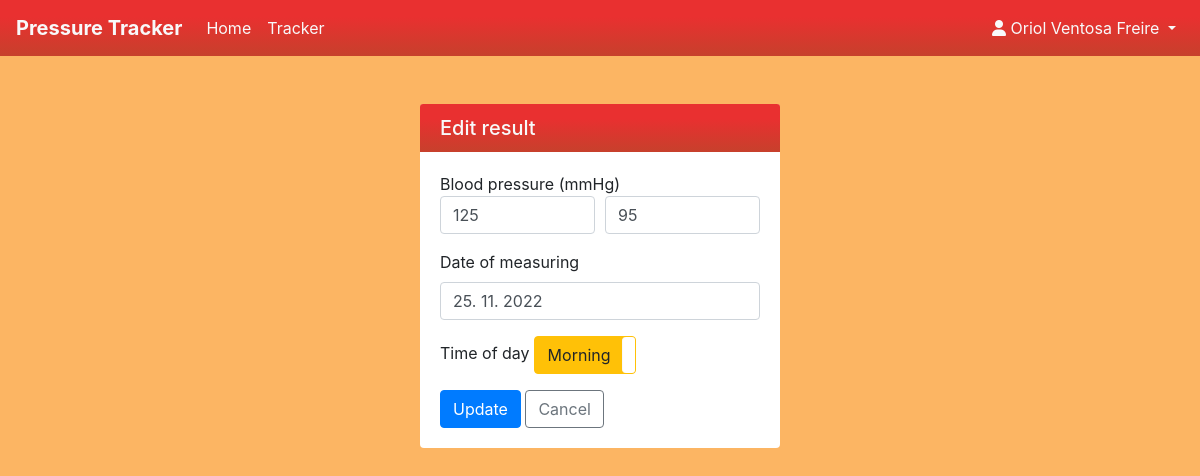
Page /result/edit/12 (signed in) on the earlier database version.
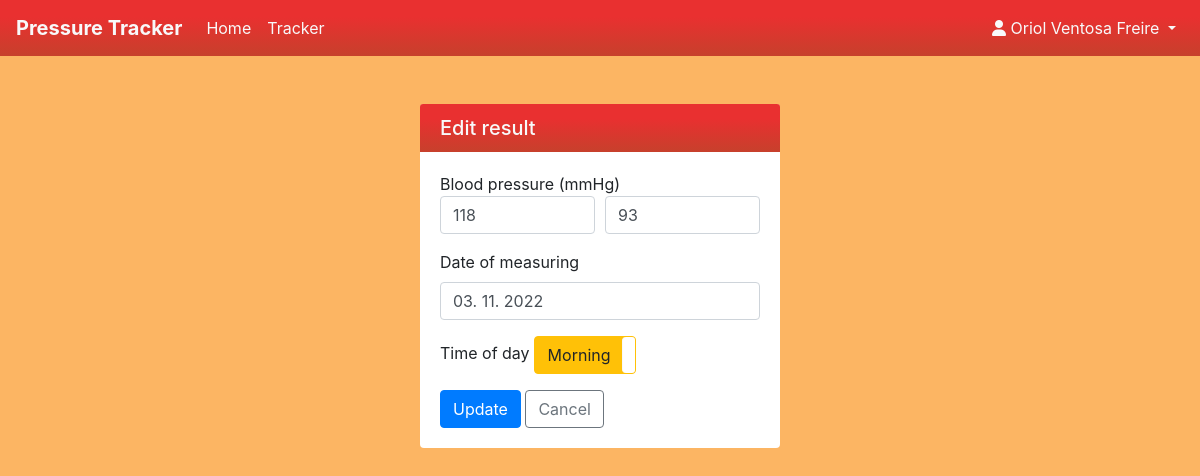
Same page on the later database version.
### app1.py (models this page shows)
class Result(db.Model):
    __tablename__ = 'result'
    id = db.Column(db.Integer, nullable=False,
                   primary_key=True, autoincrement=True)
    user_id = db.Column(db.Integer, db.ForeignKey(User.id))
    diastolic = db.Column(db.String, nullable=False)
    systolic = db.Column(db.String, nullable=False)
    daytime = db.Column(db.Integer, nullable=False, default=0)
    date = db.Column(db.DateTime, nullable=False)
    user = db.relationship('User')

### app1.py (the view, shortened to what this page needs)
@app.route('/result/edit/<id>', methods=['GET', 'POST'])
def edit_result(id):
    record = db.session.query(Result).get(id)
    if not record:
        message = 'Result with this ID cannot be found. Either it was deleted or it did not exist in the first place.'
        abort(404, message)
    if not session or session['loggedin'] == False:
        message = 'You do not have access permission.'
        abort(401, message)
    if record.user_id != session['user_id'] and session['is_admin'] == False:
        message = 'You are not authorized to edit this result.'
        abort(403, message)
    record.date = record.date.strftime('%d. %m. %Y')
    form = EditResultForm(obj=record)
    return render_template('result_form.html', form=form, user=session)

### app1.py
class EditResultForm(FlaskForm):
    title = 'Edit result'
    diastolic = StringField(
        'Diastolic',  # previously said diastolic measurement
        validators=[DataRequired('You must provide a new systolic blood measurement.')]
    )
    systolic = StringField(
        'Systolic',  # previsouly said systolic measurement
        validators=[DataRequired('You must provide a new systolic blood measurement.')]
    )
    date = StringField(
        'Date of measuring',
        validators=[DataRequired('You must provide event date.')]
    )
    daytime = BooleanField(
        'Time of day',
        render_kw={
            'data-toggle': 'toggle',
            'data-size': 's',  # Extra small
            'data-on': 'Morning',
            'data-off': 'Night',
            'data-onstyle': 'warning',
            'data-offstyle': 'dark'
        }
    )
    submit = SubmitField('Update')

### templates/result_form.html (shortened to what this page needs)
{% extends "base.html" %}
{% block content %}
<div class="card my-5 mx-auto" style="max-width:30%">
	<h5 class="card-header text-light bg=class custom-gradient1">{{ form.title }}</h5>
	<div class="card-body">
		<form method="POST">
			Blood pressure (mmHg)
			<div class="form-row">
				<div class="form-group col-md-6">
					{{ form.systolic(class='form-control') }}
				</div>
				<div class="form-group col-md-6">
					{{ form.diastolic(class='form-control') }}
				</div>
			</div>
			<div class="form-group">
				{{ form.date.label }}
				{{ form.date(class='form-control') }}
			</div>
			<div class="form-group">
				{{ form.daytime.label }}
			</div>
			{{ form.submit(class='btn btn-primary') }}
			<a href="/tracker" class="btn btn-outline-secondary">Cancel</a>
		</form>
	</div>
</div>
{% endblock %}

Differences in the rows shown:
changed Result: systolic "125" → "118"; diastolic "95" → "93"; date "25. 11. 2022" → "03. 11. 2022"
